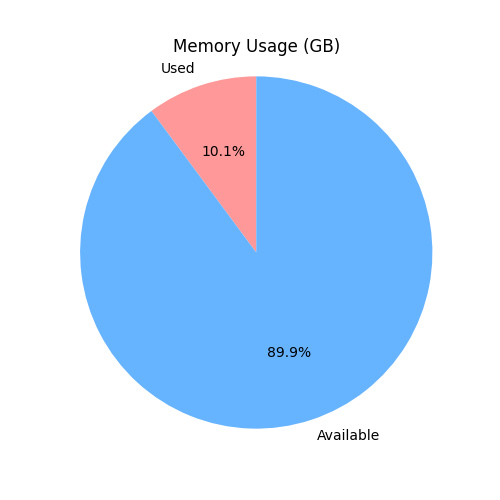

Write Python code to recreate this figure.
import psutil
import matplotlib.pyplot as plt

mem = psutil.virtual_memory()
used = mem.used / (1024 ** 3)
free = mem.available / (1024 ** 3)

labels = ['Used', 'Available']
sizes = [used, free]
colors = ['#ff9999','#66b3ff']

plt.figure(figsize=(5,5))
plt.pie(sizes, labels=labels, colors=colors, autopct='%1.1f%%', startangle=90)
plt.title('Memory Usage (GB)')
plt.axis('equal')
plt.savefig('html_logs/memory_chart.png')
print("Chart saved as memory_chart.png")
